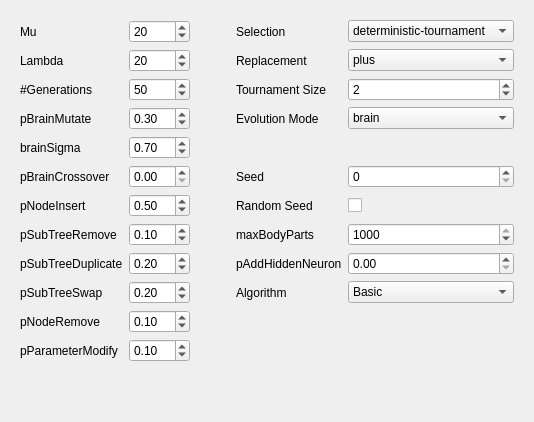
      <widget class="QWidget" name="tab_evolution">
       <attribute name="title">
        <string>Evolution</string>
       </attribute>
       <layout class="QGridLayout" name="gridLayout_4">
        <item row="0" column="0">
         <widget class="QWidget" name="widget" native="true">
          <layout class="QGridLayout" name="gridLayout_3">
           <item row="3" column="6">
            <widget class="QComboBox" name="combo_evolutionmode">
             <property name="currentText">
              <string>brain</string>
             </property>
             <item>
              <property name="text">
               <string>brain</string>
              </property>
             </item>
             <item>
              <property name="text">
               <string>full</string>
              </property>
             </item>
            </widget>
           </item>
           <item row="11" column="3">
            <widget class="QDoubleSpinBox" name="dspin_pnoderemove">
             <property name="maximum">
              <double>1.000000000000000</double>
             </property>
             <property name="singleStep">
              <double>0.010000000000000</double>
             </property>
             <property name="value">
              <double>0.100000000000000</double>
             </property>
            </widget>
           </item>
           <item row="0" column="6">
            <widget class="QComboBox" name="combo_selection">
             <item>
              <property name="text">
               <string>deterministic-tournament</string>
              </property>
             </item>
            </widget>
           </item>
           <item row="3" column="5">
            <widget class="QLabel" name="label_40">
             <property name="toolTip">
              <string>&lt;html&gt;&lt;head/&gt;&lt;body&gt;&lt;p&gt;Specify whether you want to do co-evolution or evolve only the brain&lt;/p&gt;&lt;/body&gt;&lt;/html&gt;</string>
             </property>
             <property name="text">
              <string>Evolution Mode</string>
             </property>
            </widget>
           </item>
           <item row="0" column="0">
            <widget class="QLabel" name="label">
             <property name="toolTip">
              <string>&lt;html&gt;&lt;head/&gt;&lt;body&gt;&lt;table border=&quot;0&quot; style=&quot; margin-top:0px; margin-bottom:0px; margin-left:0px; margin-right:0px;&quot; cellspacing=&quot;2&quot; cellpadding=&quot;0&quot;&gt;&lt;tr&gt;&lt;td/&gt;&lt;td&gt;&lt;p&gt;Specify the parameters for (μ+/,λ) evolution strategy. mu (μ) = number of parents.&lt;/p&gt;&lt;/td&gt;&lt;/tr&gt;&lt;/table&gt;&lt;/body&gt;&lt;/html&gt;</string>
             </property>
             <property name="text">
              <string>Mu</string>
             </property>
            </widget>
           </item>
           <item row="10" column="3">
            <widget class="QDoubleSpinBox" name="dspin_psubtreeswap">
             <property name="maximum">
              <double>1.000000000000000</double>
             </property>
             <property name="singleStep">
              <double>0.010000000000000</double>
             </property>
             <property name="value">
              <double>0.200000000000000</double>
             </property>
            </widget>
           </item>
           <item row="1" column="6">
            <widget class="QComboBox" name="combo_replacement">
             <item>
              <property name="text">
               <string>plus</string>
              </property>
             </item>
             <item>
              <property name="text">
               <string>comma</string>
              </property>
             </item>
            </widget>
           </item>
           <item row="2" column="0">
            <widget class="QLabel" name="label_3">
             <property name="toolTip">
              <string>&lt;html&gt;&lt;head/&gt;&lt;body&gt;&lt;p&gt;Number of generations to be evaluated&lt;/p&gt;&lt;/body&gt;&lt;/html&gt;</string>
             </property>
             <property name="text">
              <string>#Generations</string>
             </property>
            </widget>
           </item>
           <item row="4" column="0">
            <widget class="QLabel" name="label_5">
             <property name="text">
              <string>brainSigma</string>
             </property>
            </widget>
           </item>
           <item row="6" column="6">
            <widget class="QSpinBox" name="spin_seed">
             <property name="suffix">
              <string/>
             </property>
             <property name="maximum">
              <number>10000000</number>
             </property>
            </widget>
           </item>
           <item row="7" column="5">
            <widget class="QLabel" name="label_18">
             <property name="text">
              <string>Random Seed</string>
             </property>
            </widget>
           </item>
           <item row="10" column="0">
            <widget class="QLabel" name="label_10">
             <property name="text">
              <string>pSubTreeSwap</string>
             </property>
            </widget>
           </item>
           <item row="6" column="3">
            <widget class="QDoubleSpinBox" name="dspin_pbraincrossover">
             <property name="maximum">
              <double>1.000000000000000</double>
             </property>
             <property name="singleStep">
              <double>0.010000000000000</double>
             </property>
             <property name="value">
              <double>0.000000000000000</double>
             </property>
            </widget>
           </item>
           <item row="0" column="3">
            <widget class="QSpinBox" name="spin_mu">
             <property name="minimum">
              <number>1</number>
             </property>
             <property name="value">
              <number>20</number>
             </property>
            </widget>
           </item>
           <item row="1" column="3">
            <widget class="QSpinBox" name="spin_lambda">
             <property name="minimum">
              <number>1</number>
             </property>
             <property name="value">
              <number>20</number>
             </property>
            </widget>
           </item>
           <item row="8" column="6">
            <widget class="QSpinBox" name="spin_maxbodyparts">
             <property name="suffix">
              <string/>
             </property>
             <property name="maximum">
              <number>1000</number>
             </property>
             <property name="value">
              <number>1000</number>
             </property>
            </widget>
           </item>
           <item row="8" column="5">
            <widget class="QLabel" name="label_69">
             <property name="text">
              <string>maxBodyParts</string>
             </property>
            </widget>
           </item>
           <item row="9" column="6">
            <widget class="QDoubleSpinBox" name="dspin_paddhiddenneuron">
             <property name="maximum">
              <double>1.000000000000000</double>
             </property>
             <property name="singleStep">
              <double>0.010000000000000</double>
             </property>
            </widget>
           </item>
           <item row="10" column="6">
            <widget class="QComboBox" name="combo_evolutionaryalgorithm">
             <property name="currentText">
              <string>Basic</string>
             </property>
             <item>
              <property name="text">
               <string>Basic</string>
              </property>
             </item>
             <item>
              <property name="text">
               <string>HyperNEAT</string>
              </property>
             </item>
            </widget>
           </item>
           <item row="9" column="5">
            <widget class="QLabel" name="label_70">
             <property name="text">
              <string>pAddHiddenNeuron</string>
             </property>
            </widget>
           </item>
           <item row="10" column="5">
            <widget class="QLabel" name="label_73">
             <property name="toolTip">
              <string>&lt;html&gt;&lt;head/&gt;&lt;body&gt;&lt;p&gt;HyperNEAT can be used only with brain-only evolutions&lt;/p&gt;&lt;/body&gt;&lt;/html&gt;</string>
             </property>
             <property name="text">
              <string>Algorithm</string>
             </property>
            </widget>
           </item>
           <item row="8" column="3">
            <widget class="QDoubleSpinBox" name="dspin_psubtreeremove">
             <property name="maximum">
              <double>1.000000000000000</double>
             </property>
             <property name="singleStep">
              <double>0.010000000000000</double>
             </property>
             <property name="value">
              <double>0.100000000000000</double>
             </property>
            </widget>
           </item>
           <item row="0" column="5">
            <widget class="QLabel" name="label_13">
             <property name="text">
              <string>Selection</string>
             </property>
            </widget>
           </item>
           <item row="7" column="0">
            <widget class="QLabel" name="label_7">
             <property name="text">
              <string>pNodeInsert</string>
             </property>
            </widget>
           </item>
           <item row="8" column="0">
            <widget class="QLabel" name="label_8">
             <property name="text">
              <string>pSubTreeRemove</string>
             </property>
            </widget>
           </item>
           <item row="9" column="0">
            <widget class="QLabel" name="label_9">
             <property name="text">
              <string>pSubTreeDuplicate</string>
             </property>
            </widget>
           </item>
           <item row="1" column="0">
            <widget class="QLabel" name="label_2">
             <property name="toolTip">
              <string>Specify the parameters for (μ+/,λ) evolution strategy. lambda (λ) = number of offspring.</string>
             </property>
             <property name="text">
              <string>Lambda</string>
             </property>
            </widget>
           </item>
           <item row="4" column="3">
            <widget class="QDoubleSpinBox" name="dspin_brainsigma">
             <property name="maximum">
              <double>1.000000000000000</double>
             </property>
             <property name="singleStep">
              <double>0.010000000000000</double>
             </property>
             <property name="value">
              <double>0.700000000000000</double>
             </property>
            </widget>
           </item>
           <item row="11" column="0">
            <widget class="QLabel" name="label_11">
             <property name="text">
              <string>pNodeRemove</string>
             </property>
            </widget>
           </item>
           <item row="6" column="5">
            <widget class="QLabel" name="label_17">
             <property name="text">
              <string>Seed</string>
             </property>
            </widget>
           </item>
           <item row="1" column="5">
            <widget class="QLabel" name="label_27">
             <property name="toolTip">
              <string>&lt;html&gt;&lt;head/&gt;&lt;body&gt;&lt;p&gt;Pick a replacement strategy&lt;/p&gt;&lt;/body&gt;&lt;/html&gt;</string>
             </property>
             <property name="text">
              <string>Replacement</string>
             </property>
            </widget>
           </item>
           <item row="7" column="6">
            <widget class="QCheckBox" name="check_randomseed">
             <property name="text">
              <string/>
             </property>
            </widget>
           </item>
           <item row="2" column="5">
            <widget class="QLabel" name="label_28">
             <property name="toolTip">
              <string>&lt;html&gt;&lt;head/&gt;&lt;body&gt;&lt;p&gt;Pick the tournament size for deterministic tournament selection&lt;/p&gt;&lt;/body&gt;&lt;/html&gt;</string>
             </property>
             <property name="text">
              <string>Tournament Size</string>
             </property>
            </widget>
           </item>
           <item row="2" column="6">
            <widget class="QSpinBox" name="spin_tournament">
             <property name="minimum">
              <number>1</number>
             </property>
             <property name="value">
              <number>2</number>
             </property>
            </widget>
           </item>
           <item row="12" column="0">
            <widget class="QLabel" name="label_12">
             <property name="text">
              <string>pParameterModify</string>
             </property>
            </widget>
           </item>
           <item row="0" column="4">
            <spacer name="horizontalSpacer">
             <property name="orientation">
              <enum>Qt::Horizontal</enum>
             </property>
             <property name="sizeHint" stdset="0">
              <size>
               <width>40</width>
               <height>20</height>
              </size>
             </property>
            </spacer>
           </item>
           <item row="3" column="0">
            <widget class="QLabel" name="label_4">
             <property name="text">
              <string>pBrainMutate</string>
             </property>
            </widget>
           </item>
           <item row="6" column="0">
            <widget class="QLabel" name="label_6">
             <property name="text">
              <string>pBrainCrossover</string>
             </property>
            </widget>
           </item>
           <item row="12" column="3">
            <widget class="QDoubleSpinBox" name="dspin_pparemetermodify">
             <property name="maximum">
              <double>1.000000000000000</double>
             </property>
             <property name="singleStep">
              <double>0.010000000000000</double>
             </property>
             <property name="value">
              <double>0.100000000000000</double>
             </property>
            </widget>
           </item>
           <item row="7" column="3">
            <widget class="QDoubleSpinBox" name="dspin_pnodeinsert">
             <property name="maximum">
              <double>1.000000000000000</double>
             </property>
             <property name="singleStep">
              <double>0.010000000000000</double>
             </property>
             <property name="value">
              <double>0.500000000000000</double>
             </property>
            </widget>
           </item>
           <item row="2" column="3">
            <widget class="QSpinBox" name="spin_generations">
             <property name="minimum">
              <number>1</number>
             </property>
             <property name="maximum">
              <number>10000</number>
             </property>
             <property name="value">
              <number>50</number>
             </property>
            </widget>
           </item>
           <item row="3" column="3">
            <widget class="QDoubleSpinBox" name="dspin_pbrainmutate">
             <property name="maximum">
              <double>1.000000000000000</double>
             </property>
             <property name="singleStep">
              <double>0.010000000000000</double>
             </property>
             <property name="value">
              <double>0.300000000000000</double>
             </property>
            </widget>
           </item>
           <item row="9" column="3">
            <widget class="QDoubleSpinBox" name="dspin_psubtreeduplicate">
             <property name="maximum">
              <double>1.000000000000000</double>
             </property>
             <property name="singleStep">
              <double>0.010000000000000</double>
             </property>
             <property name="value">
              <double>0.200000000000000</double>
             </property>
            </widget>
           </item>
           <item row="13" column="3">
            <spacer name="verticalSpacer_2">
             <property name="orientation">
              <enum>Qt::Vertical</enum>
             </property>
             <property name="sizeHint" stdset="0">
              <size>
               <width>20</width>
               <height>40</height>
              </size>
             </property>
            </spacer>
           </item>
          </layout>
         </widget>
        </item>
       </layout>
      </widget>
